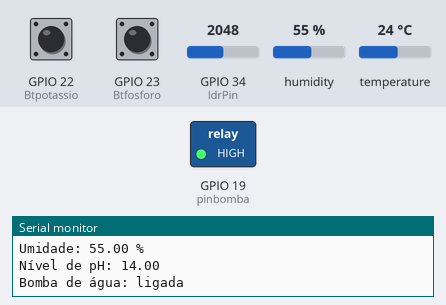
The sketch below on a simulated ESP32. On the bench: switched loads named in the sketch (green lamp = pin HIGH), the last lines printed to the serial monitor. The test bench sets the inputs (shaded band); at power-on: humidity 55 %, GPIO 34 (ldrPin) = 2048, GPIO 22 (Btpotassio) LOW, GPIO 23 (Btfosforo) LOW, temperature 24 °C.

Above: at 1.2 s.
1.3 s: humidity set to 78 %
3.2 s: humidity set to 81 %
At 4.7 s:
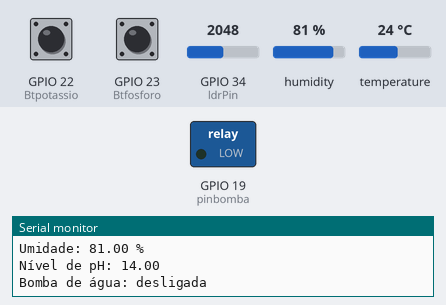
5.5 s: GPIO 34 (ldrPin) set to 3386
11.5 s: GPIO 34 (ldrPin) set to 3452
Timing chart, 0 to 14.5 s (numbered marks = the images above; inputs shaded):
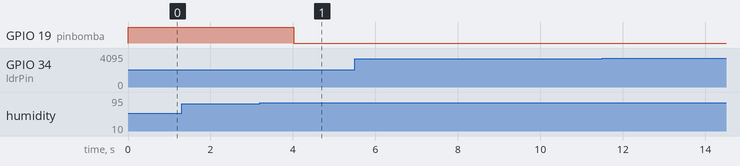

Measured:
- the behaviour switches between 79 and 80 % on humidity (found by bisection; images 0 and 1)
- after the input at 3.2 s, GPIO 19 (pinbomba): HIGH → LOW after 0.82 s

The sketch:

sketch.ino
```cpp
//====================================================================
// ATIVIDADE FIAP - Cap 1 - Construindo uma máquina agrícola
//====================================================================
// Autor.....: Diego Nunes Veiga
// RM........: 560658
// Turma.....: Graduação - 1TIAOR
// Data......: 11/11/2024
//====================================================================

//Bibliotecas utilizadas
#include <DHT.h>

//Botão azul (Fósforo) - Definições
#define Btfosforo 23

//Botão amarelo (Potássio) - Definições
#define Btpotassio 22

// Sensor DHT22 - Definições
#define pinDHT 21           // Pino GPIO conectado
#define modelo DHT22        // Modelo do sensor
DHT dht(pinDHT, modelo);

//Sensor LDR - Definições
#define ldrPin 34         // Pino GPIO conectado ao ADC

//Bomba de água(Relé) - Definições
#define pinbomba 19

//====================================================================
// SUBALGORITMOS
//====================================================================


// Realiza a leitura do fosforo
bool LeituraFosforo() {

  return digitalRead(Btfosforo) == HIGH;
}

// Realiza a leitura do potassio
bool LeituraPotassio() {

  return digitalRead(Btpotassio) == HIGH;
}

// Realiza a leitura da umidade do solo
float LeituraUmidade() {

  float umid = dht.readHumidity();
  return umid;
}

// Realiza a leitura do pH do solo
float LeituraLDR() {

  const float GAMMA = 0.7;
  const float RL10 = 50;

  // Realiza leitura da saída do sensor
  int ldrValue = analogRead(ldrPin);
  float voltage = ldrValue / 4096.0 * 5;
  float resistance = 2000 * voltage / (1 - voltage / 5);
  float pH = pow(RL10 * 1e3 * pow(10, GAMMA) / resistance, (1 / GAMMA));

  // Limita o valor de pH até 14
  pH = min(pH,14.0f);

  return pH;
}

bool Bomba(bool fosf, bool pot, float umid, float pH){

  bool status = false;

  // Condições para ligar a bomba de água
  if (umid < 80 || ((pH >= 6.5 && pH <= 7.5) && (fosf || pot))){
    digitalWrite(pinbomba,HIGH);
    status = true;
  }else{
    digitalWrite(pinbomba, LOW);
    status = false;
  }
  return status;
}

// Apresenta as informações do fosforo no monitor
void MensagemFosforo(bool status) {

  Serial.print("Fosforo: ");

  if (status == false){
    Serial.println("normal");
  }else{
    Serial.println("baixo");
  }
}

// Apresenta as informações do potassio no monitor
void MensagemPotassio(bool status) {

  Serial.print("Potassio: ");

  if (status == false){
    Serial.println("normal");
  }else{
    Serial.println("baixo");
  }
}

// Apresenta as informações de humidade no monitor
void MensagemUmidade(float umid) {

  Serial.print("Umidade: ");

  if (isnan(umid)) {
    Serial.println("Falha ao ler do sensor DHT!");
  }else{
    Serial.print(umid);
    Serial.println(" %	");
  }
}

// Apresenta as informações de pH no monitor
void MensagemPH(float pH) {

  Serial.print("Nível de pH: ");
  Serial.println(pH);
}

void MensagemBomba(bool status){
    Serial.print("Bomba de água: ");

  if (status == true){
    Serial.println("ligada");
  }else{
    Serial.println("desligada");
  }
}

//====================================================================
// STARTUP INICIAL
//====================================================================

void setup() {

  // Configurações dos pinos
  pinMode(Btfosforo, INPUT);
  pinMode(Btpotassio, INPUT);
  pinMode(pinbomba, OUTPUT);

  // Inicia a comunicação serial
  Serial.begin(9600);

  // Inicia a comunicação do sensor DHT22
  dht.begin();

}

//====================================================================
// PROGRAMA PRINCIPAL
//====================================================================

  int imprime = 0;

void loop() {

  //Leitura dos sensores
  bool ResultF = LeituraFosforo();
  bool ResultPot = LeituraPotassio();
  float ResultUmid = LeituraUmidade();
  float ResultPH = LeituraLDR();
  bool ResultBomb = Bomba(ResultF,ResultPot,ResultUmid,ResultPH);

  if(imprime == 1000){
    //Apresentação das mensagens no terminal
    Serial.println("");
    Serial.println("LEITURA DA PLANTAÇÃO:");
    MensagemFosforo(ResultF);
    MensagemPotassio(ResultPot);
    MensagemUmidade(ResultUmid);
    MensagemPH(ResultPH);
    MensagemBomba(ResultBomb);

    // Zera a contagem para a impressão
    imprime = 0;
  }

  //Incrementa a variável para a impressão dos dados
  imprime++;

}
```
